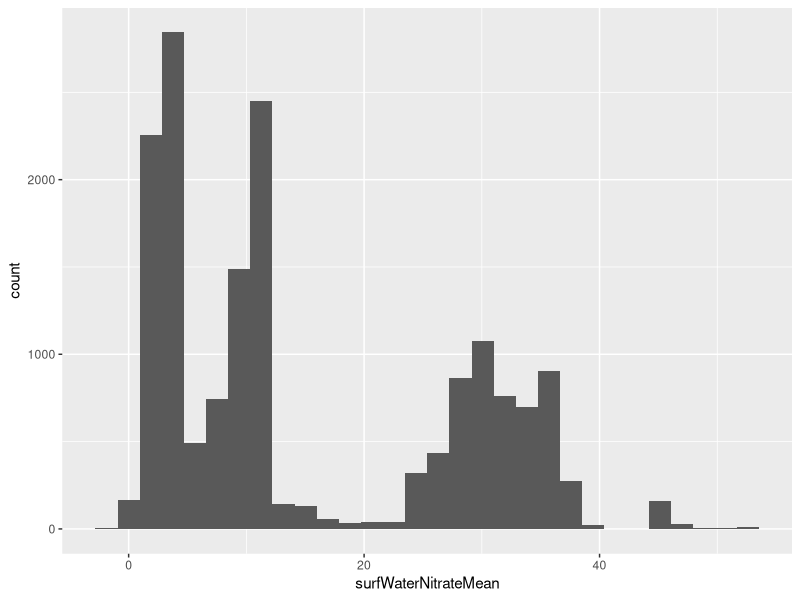
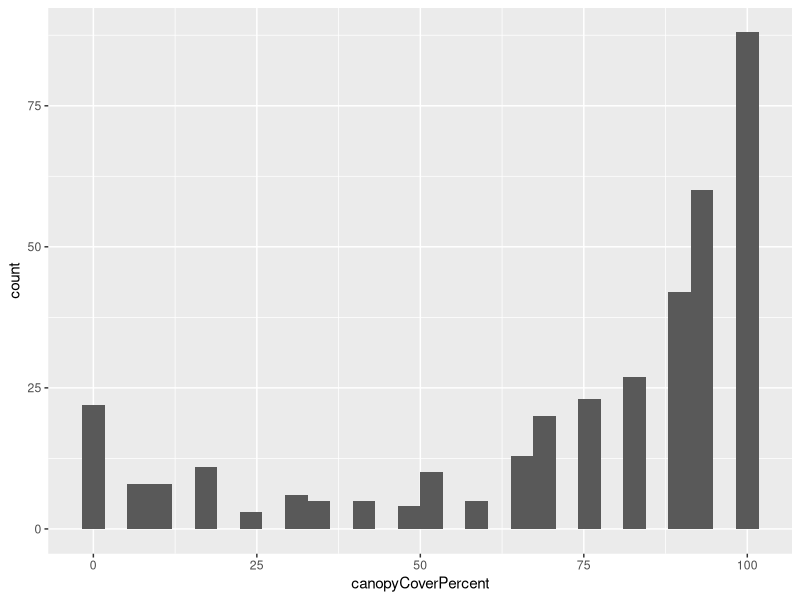
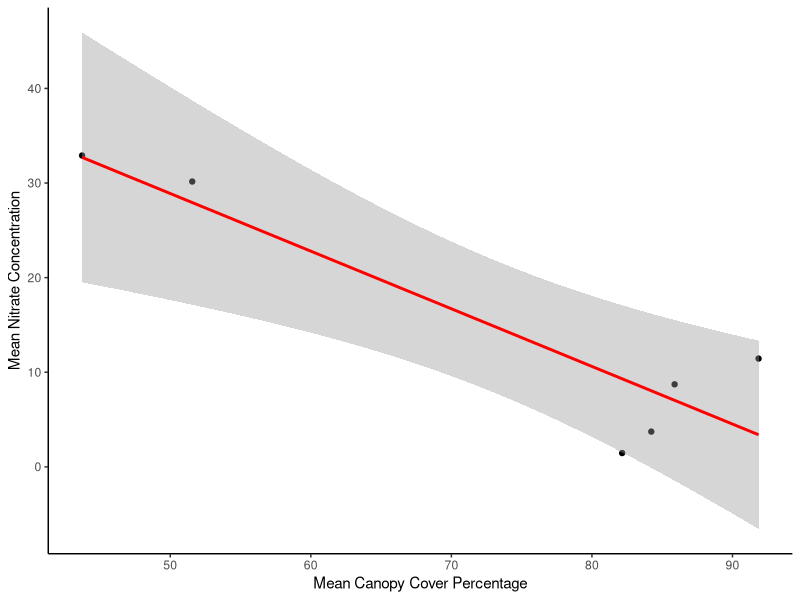
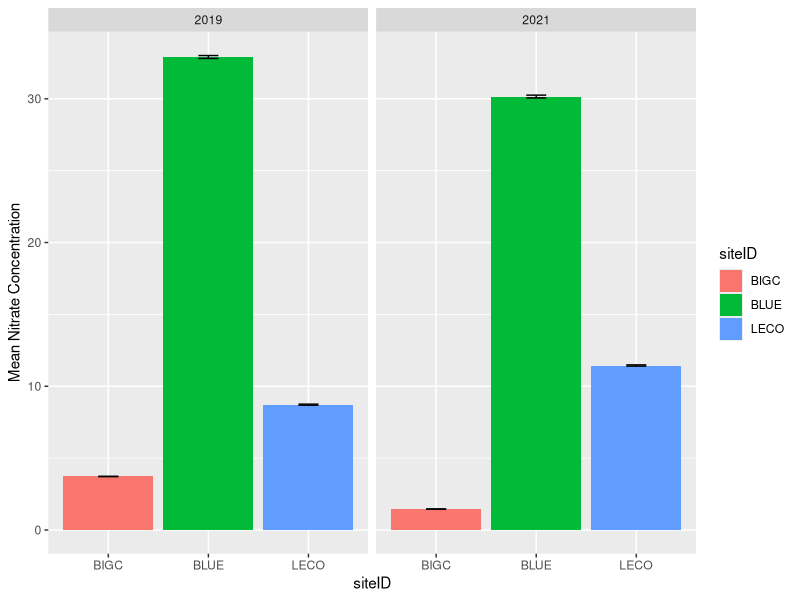
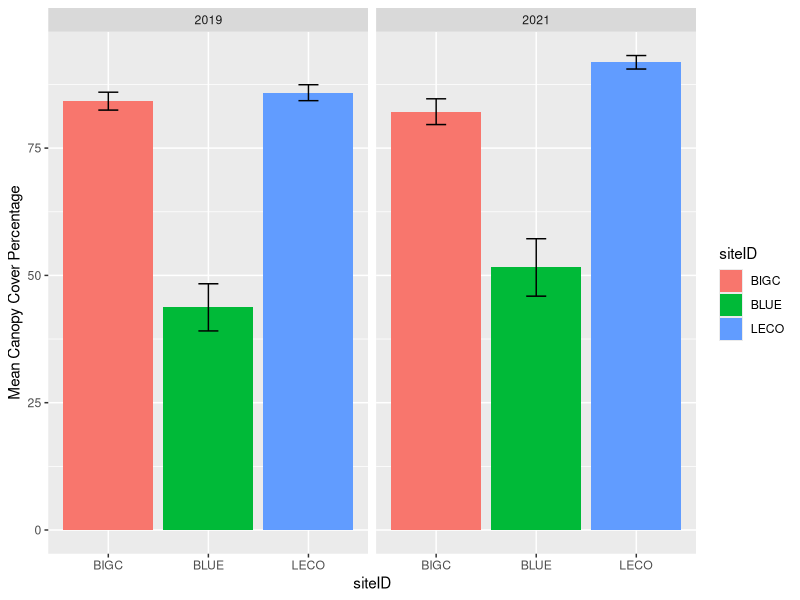
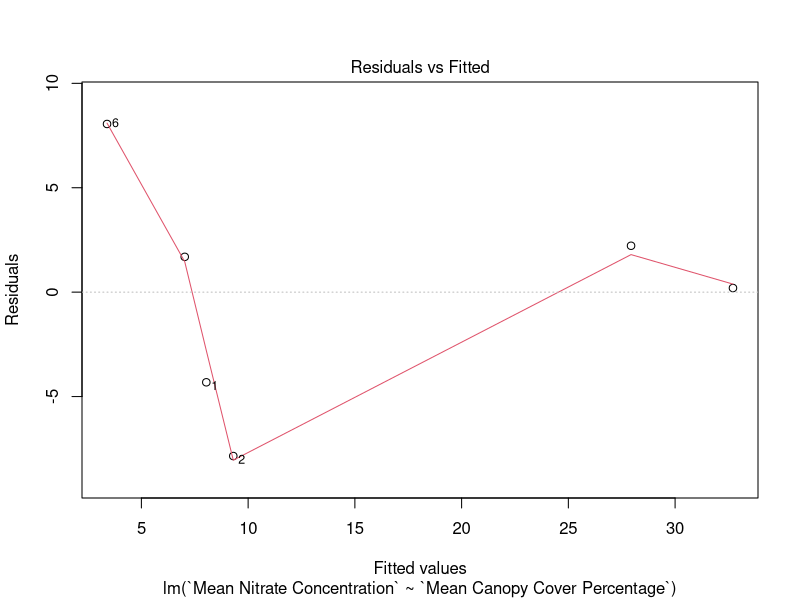
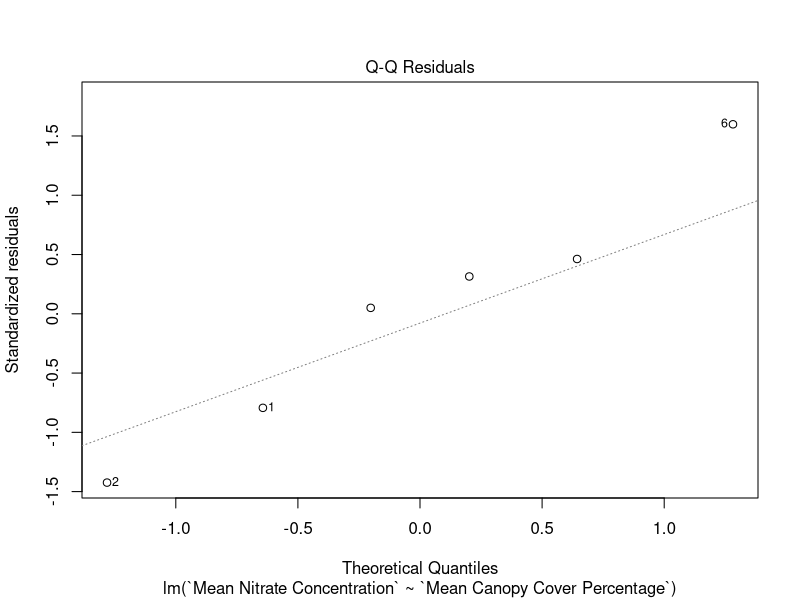
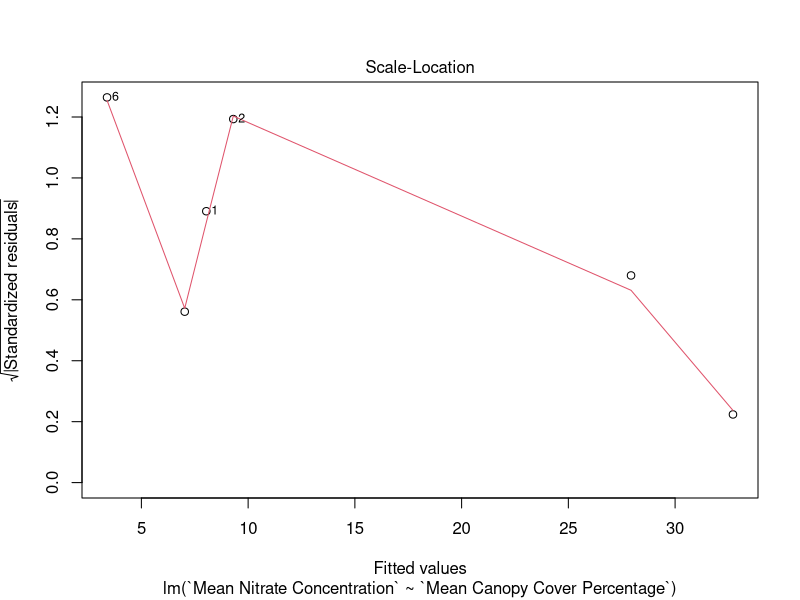

Write the R code that produced these figures, in order.
## ---- chunk 1
knitr::opts_chunk$set(echo = TRUE)
## ---- chunk 2

#In Chunk 2, we're loading in the packages necessary to manipulate and process our data for further analysis.

library(dplyr)
library(tidyr)
library(ggplot2)
library(readr)
library(lubridate)

## ---- chunk 3

#In Chunk 3, we're loading all of the raw NEON data sets that we're going to be using in our project, so that they're immediately accessible and available within the .rmd. Additionally, we're tagging each with an appropriate siteID (derived from the NEON site wherein the data was collected) and a year (derived from the year within which the data was collected). 

# (Note: Each set of data is preceded by a textual title (example: #BIGC_2019) to facilitate any necessary navigation).


#BIGC_2019

Nitrate_BIGC_2019 <-read_csv("../Data/Processed/BIGC (CA-D17)/BIGC_NEON_nitrate-surfacewater/NEON.D17.BIGC.DP1.20033.001.102.100.015.NSW_15_minute.2019-07.basic.20221201T190523Z.csv") %>% 
  mutate(siteID="BIGC", year=2019)

VegCover_BIGC_2019 <- read_csv("../Data/Processed/BIGC (CA-D17)/BIGC_NEON_cover-veg-riparian/NEON.D17.BIGC.DP1.20191.001.rip_percentComposition.2019-07.basic.20230112T002213Z.csv") %>% 
  mutate(siteID="BIGC", year=2019)


#BIGC_2021

Nitrate_BIGC_2021 <-read_csv("../Data/Processed/BIGC (CA-D17)/BIGC_NEON_nitrate-surfacewater/NEON.D17.BIGC.DP1.20033.001.102.100.015.NSW_15_minute.2021-08.basic.20221201T175835Z.csv") %>% 
  mutate(siteID="BIGC", year=2021)

VegCover_BIGC_2021 <- read_csv("../Data/Processed/BIGC (CA-D17)/BIGC_NEON_cover-veg-riparian/NEON.D17.BIGC.DP1.20191.001.rip_percentComposition.2021-08.basic.20230112T001807Z.csv") %>% 
  mutate(siteID="BIGC", year=2021)


#BLUE_2019

Nitrate_BLUE_2019 <-read_csv("../Data/Processed/BLUE (OK-D11)/BLUE_NEON_nitrate-surfacewater/NEON.D11.BLUE.DP1.20033.001.112.100.015.NSW_15_minute.2019-06.basic.20221201T045009Z.csv") %>% 
  mutate(siteID="BLUE", year=2019)

VegCover_BLUE_2019 <-read_csv("../Data/Processed/BLUE (OK-D11)/BLUE_NEON_cover-veg-riparian/NEON.D11.BLUE.DP1.20191.001.rip_percentComposition.2019-06.basic.20230112T002006Z.csv") %>% 
  mutate(siteID="BLUE", year=2019)


#BLUE_2021

Nitrate_BLUE_2021 <-read_csv("../Data/Processed/BLUE (OK-D11)/BLUE_NEON_nitrate-surfacewater/NEON.D11.BLUE.DP1.20033.001.112.100.015.NSW_15_minute.2021-06.basic.20221201T013159Z.csv") %>% 
  mutate(siteID="BLUE", year=2021)

VegCover_BLUE_2021 <-read_csv("../Data/Processed/BLUE (OK-D11)/BLUE_NEON_cover-veg-riparian/NEON.D11.BLUE.DP1.20191.001.rip_percentComposition.2021-06.basic.20230112T002305Z.csv") %>% 
  mutate(siteID="BLUE", year=2021)


#LECO_2019

Nitrate_LECO_2019 <-read_csv("../Data/Processed/LECO (TN-D07)/LECO_NEON_nitrate-surfacewater/NEON.D07.LECO.DP1.20033.001.102.100.015.NSW_15_minute.2019-09.basic.20221208T002007Z.csv") %>% 
  mutate(siteID="LECO", year=2019)

VegCover_LECO_2019 <-read_csv("../Data/Processed/LECO (TN-D07)/LECO_NEON_cover-veg-riparian/NEON.D07.LECO.DP1.20191.001.rip_percentComposition.2019-09.basic.20230112T001930Z.csv") %>% 
  mutate(siteID="LECO", year=2019)


#LECO_2021

Nitrate_LECO_2021 <-read_csv("../Data/Processed/LECO (TN-D07)/LECO_NEON_nitrate-surfacewater/NEON.D07.LECO.DP1.20033.001.112.100.015.NSW_15_minute.2021-09.basic.20221208T012753Z.csv") %>% 
  mutate(siteID="LECO", year=2021)

VegCover_LECO_2021 <-read_csv("../Data/Processed/LECO (TN-D07)/LECO_NEON_cover-veg-riparian/NEON.D07.LECO.DP1.20191.001.rip_percentComposition.2021-09.basic.20230112T002003Z.csv") %>% 
  mutate(siteID="LECO", year=2021)


## ---- chunk 4

#In Chunk 4, all of the extraneous data from the raw data sheets is being excised, and the data pertaining to our project is being consolidated into multiple formats in order to facilitate further analysis and manipulation. These are detailed in pre-code titles below, but generally speaking, we are creating a data frame containing all of the 'surfWaterNitrateMean' data from the Nitrate_Surfacewater NEON data sheets and a separate frame containing all of the 'canopyCoverPercent' data from the Cover_Veg_Riparian NEON data sheets (these will be used in the creation of two single-variable histograms). We're then creating mean data for each of these consolidated data frames (grouped by siteID and year) before finally left_joining these mean data to create a summarized master data frame.


#Nitrate Data Consolidation (Total, then mean surfWaterNitrateMean grouped by SiteID and year)
Nitrate_Combined <- bind_rows(Nitrate_BIGC_2019, Nitrate_BIGC_2021, Nitrate_BLUE_2019, Nitrate_BLUE_2021, Nitrate_LECO_2019, Nitrate_LECO_2021)

Mean_Nitrate_Combined <- Nitrate_Combined %>% 
  drop_na() %>% 
  group_by(siteID, year) %>% 
  summarize(mean_conc_nitrate = mean(surfWaterNitrateMean), standard_error_N = sd(surfWaterNitrateMean/sqrt(n())))


#VegCover Data Consolidation (Total, then mean canopyCoverPercent grouped by SiteID and year)
VegCover_Combined <- bind_rows(VegCover_BIGC_2019, VegCover_BIGC_2021, VegCover_BLUE_2019, VegCover_BLUE_2021, VegCover_LECO_2019, VegCover_LECO_2021)

Mean_VegCover_Combined <- VegCover_Combined %>% 
  group_by(siteID, year) %>% 
  summarize(mean_veg_cover = mean(canopyCoverPercent), standard_error_V = sd(canopyCoverPercent/sqrt(n())))


#Summary Data Frame (with corresponding mean values)
Master_Data_Frame <- left_join(Mean_Nitrate_Combined, Mean_VegCover_Combined)



#Raw 'surfWaterNitrateMean' and 'canopyCoverPercent' columns for Histogram
Total_Nitrate_Conc_Combined <- Nitrate_Combined %>% 
  drop_na() %>% 
  select(surfWaterNitrateMean)

Total_VegCover_Combined <- VegCover_Combined %>% 
  select(canopyCoverPercent)


## ---- chunk 5

# In Chunk 5, we're using the data frames containing the compiled 'surfWaterNitrateMean' and 'canopyCoverPercent' columns to create two single-variable histograms, each representative of one of our two continuous variables (both our response and our predictor variable). These histograms will give us a better understanding of the distribution of our variable values, which could help us to draw more accurate conclusions about the relationships we're observing down the line (as well as help us to explain any potential anomalies that arise).


Total_Nitrate_Conc_Combined %>%
  ggplot(aes(x=surfWaterNitrateMean))+
  geom_histogram()

Total_VegCover_Combined %>%
  ggplot(aes(x=canopyCoverPercent))+
  geom_histogram()


## ---- chunk 6

#In Chunk 6, we are creating data frames containing the summarized data necessary for visualization and analysis, specifically to facilitate the creation of figures by making all of the pertinent data immediately available in a single data frame. (Note: Much of this code is the same as that contained in Chunk 4; for the purposes of our project, it made sense to summarize our data prior to compilation, and as such, much of it already exists in a grouped and summarized format).


#Nitrate Data Consolidation (Total, then mean surfWaterNitrateMean grouped by SiteID and year)
Nitrate_Combined <- bind_rows(Nitrate_BIGC_2019, Nitrate_BIGC_2021, Nitrate_BLUE_2019, Nitrate_BLUE_2021, Nitrate_LECO_2019, Nitrate_LECO_2021)

Mean_Nitrate_Combined <- Nitrate_Combined %>% 
  drop_na() %>% 
  group_by(siteID, year) %>% 
  summarize(mean_conc_nitrate = mean(surfWaterNitrateMean), standard_error_N = sd(surfWaterNitrateMean/sqrt(n())))


#VegCover Data Consolidation (Total, then mean canopyCoverPercent grouped by SiteID and year)
VegCover_Combined <- bind_rows(VegCover_BIGC_2019, VegCover_BIGC_2021, VegCover_BLUE_2019, VegCover_BLUE_2021, VegCover_LECO_2019, VegCover_LECO_2021)

Mean_VegCover_Combined <- VegCover_Combined %>% 
  group_by(siteID, year) %>%
  summarize(mean_veg_cover = mean(canopyCoverPercent), standard_error_V = sd(canopyCoverPercent/sqrt(n())))


#Summary Data Frame (with corresponding mean values)
Master_Data_Frame <- left_join(Mean_Nitrate_Combined, Mean_VegCover_Combined) %>% 
  rename(`Mean Nitrate Concentration` = mean_conc_nitrate) %>% 
  rename(`Mean Canopy Cover Percentage` = mean_veg_cover)

## ---- chunk 7

#In Chunk 7, we're visualizing our data using a scatter-plot equipped with a linear trendline in order to i) perform an analysis of our project data for interpretation and ii) to provide a standard visual of the collected data for potential readers. 

#Scatter Plot
Master_Data_Frame %>%
  ggplot(aes(x=`Mean Canopy Cover Percentage`, y=`Mean Nitrate Concentration`))+
  geom_point()+
  geom_smooth(method ="lm", color = "red")+
  theme_classic()


## ---- chunk 8

#In Chunk 8, we're visualizing our data using two separate bar-plots. The first represents the mean nitrate concentration (mean_conc_nitrate) separated by siteID (distinguishable by color) and faceted by year. The second represents the mean vegetation percent coverage (mean_veg_cover), also separated by siteID and faceted by year. These graphs are meant to provide an easily-interpreted visual for each respective measure to i) supplement our analysis and interpretation of our project data and ii) to provide a standard visual of the collected data for potential readers.


# Mean Nitrate Concentration by Site Bar Graph (Figure 2)
Master_Data_Frame %>%
  drop_na()%>%
  group_by(siteID, year)%>%
  ggplot(aes(x=siteID, y=`Mean Nitrate Concentration`, fill = siteID))+
  geom_col(position="dodge")+
  geom_errorbar(aes(ymin = `Mean Nitrate Concentration` - standard_error_N, ymax = `Mean Nitrate Concentration` + standard_error_N), width = .2)+
  facet_wrap("year")

#Mean Vegetation Cover Percentage by Site Bar Graph (Figure 3)
Master_Data_Frame %>%
  drop_na()%>%
  group_by(siteID, year)%>%
  ggplot(aes(x=siteID, y=`Mean Canopy Cover Percentage`, fill = siteID))+
  geom_col(position="dodge")+
  geom_errorbar(aes(ymin = `Mean Canopy Cover Percentage` - standard_error_V, ymax = `Mean Canopy Cover Percentage` + standard_error_V), width = .2)+
  facet_wrap("year")


## ---- chunk 9

#In Chunk 9, we're conducting a statistical analysis (specifically, a linear regression with an additional correlation value calculation) of our primary figure, the scatter-plot equipped with a trendline constructed in Chunk 7. We've done this both to determine whether or not there was a statistically-significant relationship between vegetation coverage percentage (as a proxy for density) and water nitrate concentration and to determine whether or not the conduct of our research met the assumptions for a regression test.


#Linear Model
Linear_Model <- lm(`Mean Nitrate Concentration`~`Mean Canopy Cover Percentage`, data = Master_Data_Frame)
summary(Linear_Model)
plot(Linear_Model)

#Additional Resource: Correlation Value
cor(x = Master_Data_Frame$`Mean Canopy Cover Percentage`, y = Master_Data_Frame$`Mean Nitrate Concentration`)

